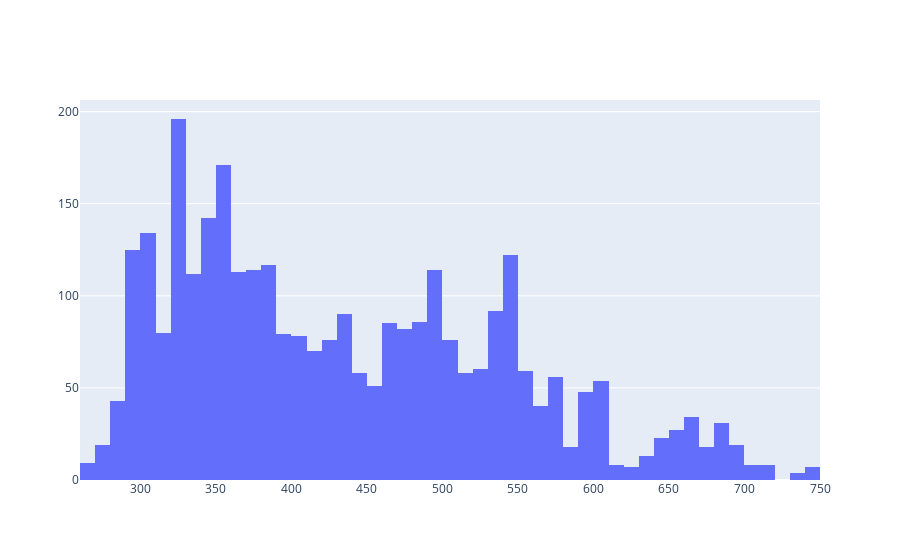

Notebook source saved alongside this figure:
### Code cell
print(statistics.median(agg_df['swv']))
fig = make_subplots(rows=1, cols=1)

fig.add_trace(go.Histogram(x=agg_df.loc[:,'swv']) ,row=1, col=1)# 

fig.update_layout(showlegend=False)

### Figure 1 — Plotly figure (JSON) as saved in the notebook; plotly's stock layout.template omitted (floating-point values rounded to 4 significant figures; data arrays with more than 128 entries replaced by an {"elided": "..."} marker saying what was removed)
{"data": [{"type": "histogram", "x": {"elided": "3328 float values"}, "xaxis": "x", "yaxis": "y"}], "layout": {"showlegend": false, "xaxis": {"anchor": "y", "domain": [0, 1]}, "yaxis": {"anchor": "x", "domain": [0, 1]}}}
